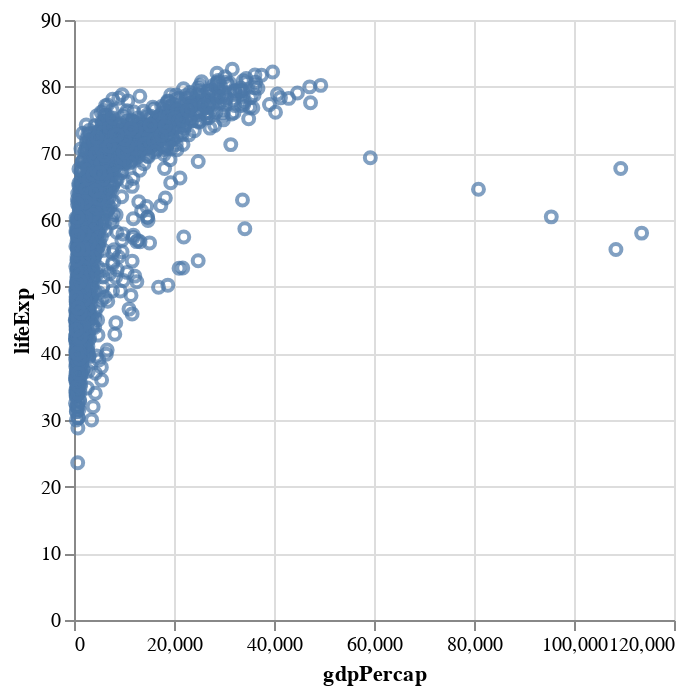

The code cell stored with this chart in its notebook:
### Code cell
alt.Chart(data).mark_point().encode(
    x="gdpPercap",
    y="lifeExp",
)

### Figure 1 — Vega-Lite specification as saved in the notebook (floating-point values rounded to 4 significant figures; data arrays with more than 128 entries replaced by an {"elided": "..."} marker saying what was removed)
{"usermeta": {"embedOptions": {"theme": "latimes"}}, "config": {"view": {"continuousWidth": 300, "continuousHeight": 300}}, "data": {"name": "data-68f258270b59f3f26be8da87586b1511"}, "mark": {"type": "point"}, "encoding": {"x": {"field": "gdpPercap", "type": "quantitative"}, "y": {"field": "lifeExp", "type": "quantitative"}}, "$schema": "https://vega.github.io/schema/vega-lite/v5.20.1.json", "datasets": {"data-68f258270b59f3f26be8da87586b1511": {"elided": "1704 records"}}}
